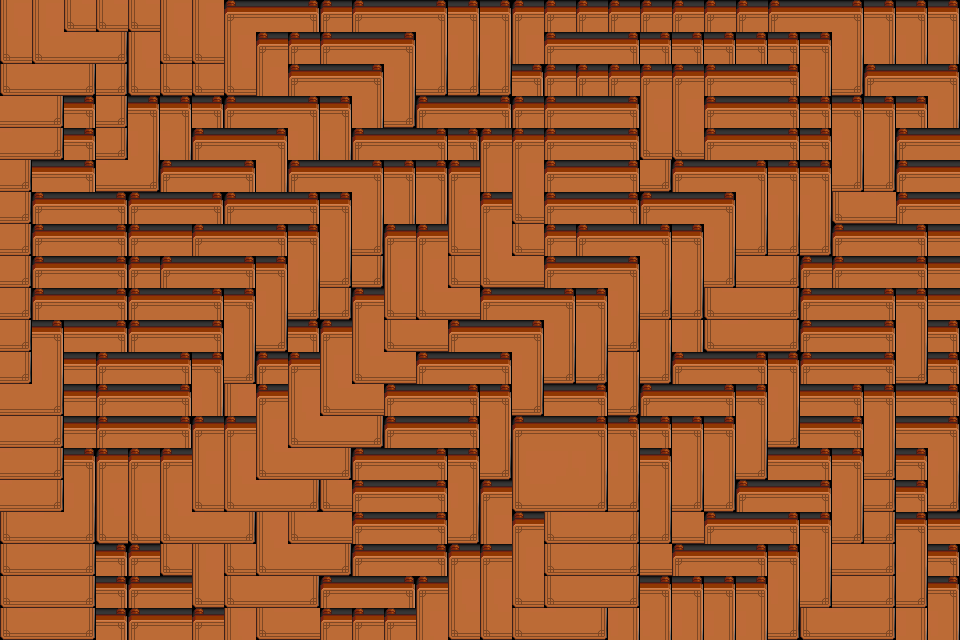

A 2D game scene composited from a Tiled map and its tileset images. What follows is a short description and the map's XML, with every tile layer's data as written:
An orthogonal 30x20 tile map with 32x32 px tiles, 1 tile layer (teste).

<map version="1.10" tiledversion="1.10.2" orientation="orthogonal" renderorder="right-down" width="30" height="20" tilewidth="32" tileheight="32" infinite="0" nextlayerid="2" nextobjectid="1">
 <editorsettings>
  <export target="teste.json" format="json" />
 </editorsettings>
 <tileset firstgid="1" name="[A]BaseChip_pipo" tilewidth="32" tileheight="32" tilecount="1064" columns="8">
  <image source="[A]BaseChip_pipo.png" width="256" height="4256" />
 </tileset>
 <layer id="1" name="teste" width="30" height="20">
  <data encoding="csv">
313,313,321,321,321,313,313,305,306,307,305,305,306,307,307,307,305,305,305,305,305,305,305,305,305,306,307,307,307,307,
321,321,322,323,313,321,321,313,305,305,305,306,307,315,315,315,313,305,306,307,307,307,307,307,307,307,315,315,315,315,
321,322,323,323,321,321,321,321,313,305,306,307,315,323,323,323,307,305,305,305,305,305,305,306,307,315,323,305,306,307,
322,323,307,323,307,307,307,305,306,307,307,315,323,305,306,307,305,305,306,307,313,313,305,306,307,307,307,307,307,315,
322,323,307,323,315,315,305,306,307,315,315,305,306,307,307,305,305,305,306,307,321,321,305,306,307,307,315,315,305,306,
323,306,307,322,323,305,306,307,315,305,306,307,307,307,305,313,313,305,306,307,323,305,306,307,307,307,323,323,305,306,
323,305,306,307,305,306,307,305,306,307,307,315,315,315,313,305,321,305,306,307,305,306,307,315,315,315,321,322,305,306,
323,305,306,307,305,306,305,306,307,307,315,323,305,305,321,313,321,305,305,306,307,307,315,323,323,323,305,306,307,306,
323,305,306,307,305,305,306,307,307,315,323,323,313,313,321,321,322,305,306,307,315,315,323,322,323,305,305,306,307,306,
323,305,306,307,305,306,307,307,315,323,323,305,321,321,322,305,306,307,307,315,323,323,321,322,323,305,306,307,307,306,
323,307,306,307,305,306,307,315,323,307,305,313,321,322,305,306,307,315,315,323,315,315,321,322,323,305,306,307,315,307,
323,315,306,305,306,307,307,323,305,305,313,321,322,305,306,307,315,323,323,315,323,305,306,307,307,305,306,307,323,307,
322,323,306,305,306,307,315,313,305,313,321,322,305,306,307,307,323,306,307,323,305,306,307,307,315,306,307,307,306,307,
322,323,306,305,306,307,305,305,313,321,322,323,305,306,307,315,305,306,307,307,307,307,307,315,323,306,307,315,306,307,
322,323,307,305,305,305,313,313,321,322,323,305,306,307,307,323,313,314,315,315,307,315,315,323,306,307,307,323,307,315,
322,323,315,313,313,313,321,321,322,323,321,305,306,307,315,305,321,322,323,323,315,323,323,305,306,307,315,323,307,323,
321,322,323,321,321,321,322,323,313,321,322,305,306,307,323,313,305,321,322,323,323,322,305,306,307,307,323,323,307,306,
321,322,323,307,305,321,313,321,321,322,323,305,306,307,305,305,313,321,322,323,322,305,306,307,307,315,322,323,315,307,
321,322,323,307,305,306,321,321,322,323,305,306,307,305,313,313,321,321,322,323,307,307,307,307,315,323,322,323,323,307,
321,322,323,307,305,306,305,313,321,322,305,305,305,313,321,321,321,322,323,315,315,315,315,315,323,321,322,323,315,315
</data>
 </layer>
</map>
